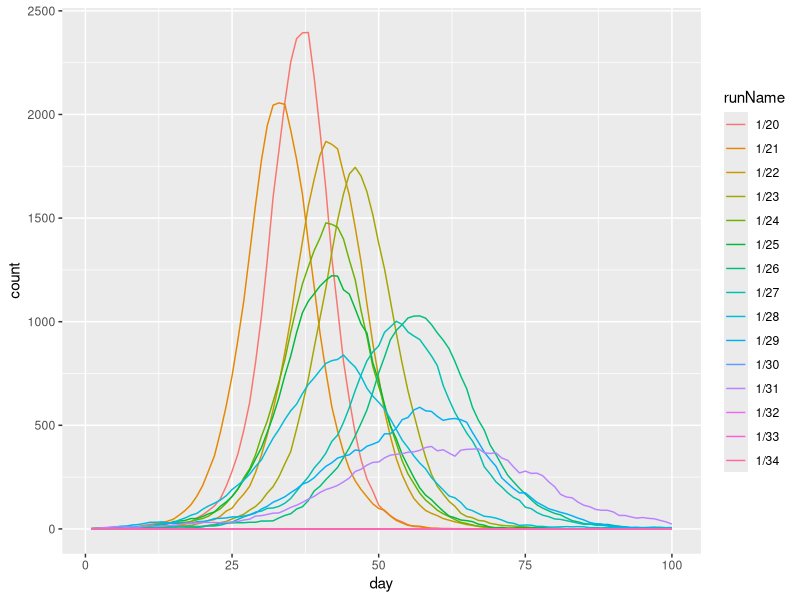

Recreate this plot in R.
## ---- chunk 1
  knitr::opts_chunk$set(echo = TRUE, message = FALSE, comment = NA, include = TRUE)
## ---- chunk 2
rm(list = ls()) #clean out the cruft

runModel1 = function(runName = runName,
                     nPop = nPop,
                     nDays = nDays,
                     print = PRINT,
                     probInfectPerContact = probInfectPerContact) {
  dayState = c('i', rep('s', nPop - 1))
  infectionDay = c(1, rep(NA, nPop - 1))
  
  meanDaysInfectious = 3
  meanContactsPerDay = 10
  
  #dataM = matrix(nrow = nDays, ncol = 3)
  colNames = c('runName', 'day', 's', 'i', 'r')
  df = data.frame(matrix(nrow = 0, ncol=length(colNames)))
  colnames(df) = colNames
  nextDayState = dayState
  for (d in 1:nDays) {
    df[d,] = rep(NA,length(colNames)) #setup data, will cause errors if I miss something
    df[d,]$runName = runName
    df[d,]$s=  length(subset(dayState, dayState == 's'))
    df[d,]$i = length(subset(dayState, dayState == 'i'))
    df[d,]$r = length(subset(dayState, dayState == 'r'))
    df[d,]$day = d
    #dataM[d,] = c(susceptible, infectious, resolved)
    if (print) {
      cat(
        sprintf(
          "Day=%d, susceptible=%d, infected=%d, resolved=%d\n",
           df[d,]$day, df[d,]$s, df[d,]$i, df[d,]$r))
    }
    for (per in 1:nPop) {
      #end infectious period
      if (dayState[per] == 'i') {
        if (d - infectionDay[per]  > meanDaysInfectious) {
          nextDayState[per] = 'r'
        }
      }
    }
    for (per in 1:nPop) {
      if (dayState[per] == 'i') {
        for (otherPer in sample(1:nPop, meanContactsPerDay)) {
          if (dayState[otherPer] == 's' &&
              rbinom(1, 1, probInfectPerContact) == 1) {
            nextDayState[otherPer] = 'i'
            infectionDay[otherPer] = d
          }
        }
      }
    }
    dayState = nextDayState
  }
  return(df)
}

dataM = runModel1(runName = "1/30", nPop = 1e+04, nDays = 100, print = TRUE, probInfectPerContact = 1/30)

## ---- chunk 3
library(tidyverse)
library(ggplot2)

df = data.frame()
for (i in 20:34) {
  df2 = runModel1(runName = paste(1, "/", i, sep = ""), nPop = 1e+04, 
                    nDays = 100, print = FALSE, probInfectPerContact = 1/i)  
  df = rbind(df,df2)
}

dfLong = gather(df, key = sir, value = count, c(s, i, r))

plot = ggplot(data = dfLong[dfLong$sir == 'i',], 
              aes(x = day, y = count, group = runName, color = runName)) +
  geom_line()


print(plot)
